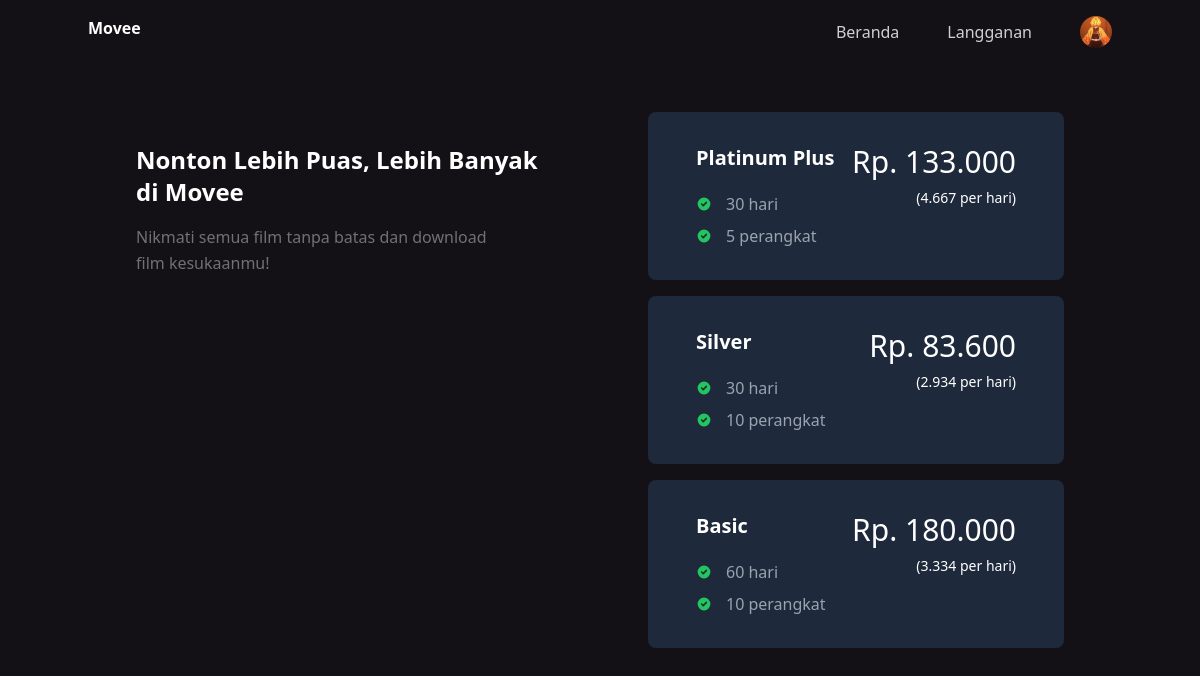
/subscribe.php (signed in), run on the app's committed database.
### tables this page shows
CREATE TABLE `packages` (
  `id` int(11) NOT NULL,
  `name` varchar(100) DEFAULT NULL,
  `totalPrice` int(20) DEFAULT NULL,
  `days` int(4) DEFAULT NULL,
  `discount` int(11) DEFAULT NULL,
  `devices` int(2) DEFAULT NULL
);

### utils/utils.php (called while the page is built)
<?php
    function getPrice($price, $discount) {
        $disc = ($discount/100) * $price;
        return format($price - $disc);
    }
    function getPerDay($price, $days) {
        return format(ceil($price / $days));
    }
    function format($price) {
        return number_format($price, 0, '', '.');
    }

### subscribe.php (the view, shortened to what this page needs)
<?php
include 'utils/connection.php';
include 'utils/utils.php';
$packages = mysqli_query($conn, "SELECT * FROM packages");
?>
<!DOCTYPE html>
<html lang="en">
<head>
    <script src="https://cdn.tailwindcss.com"></script>
</head>
<body class="bg-[#131116]">
    <div class="w-screen py-4 fixed top-0 left-0 z-20">
        <div class="container mx-auto flex justify-between">
            <p class="text-white font-semibold">Movee</p>
            <ul class="flex gap-12 text-white/80 items-center">
                <li>
                    <a href="index.php">Beranda</a>
                </li>
                <li>
                    <a href="subscribe.php">Langganan</a>
                </li>
                <li>
                <?php if(isset($_SESSION['hasLogin'])) : ?>
                    <img src="./assets/images/<?= $_SESSION['image'] ?>" class="h-8 w-8 rounded-full"/>
                <?php else : ?>
                    <a href="login.php" class="block px-6 py-2 rounded bg-purple-800 text-white">Masuk</a>
                <?php endif; ?>
                </li>
            </ul>
        </div>
    </div>
    <div class="container mx-auto flex flex-col md:flex-row justify-between w-full h-fit mt-16">
        <div class="flex-1 p-12 pt-20">
            <h1 class="font-semibold text-white text-2xl mb-4">Nonton Lebih Puas, Lebih Banyak di Movee</h1>
            <p class="text-white/40 max-w-[380px] leading-relaxed">Nikmati semua film tanpa batas dan download film kesukaanmu!</p>
        </div>
        <div class="flex-1 flex flex-col gap-4 p-12">
            <?php while ($package = mysqli_fetch_array($packages)) : ?>
                <div class="bg-slate-800 hover:bg-gray-700 px-12 py-8 rounded-lg hover:shadow-gray-200 duration-150 ease-in text-white">
                    <div class="flex justify-between">
                        <a href="payment.php?id=<?= $package['id'] ?>" class="text-xl font-semibold mb-4"><?= $package['name'] ?></a>
                        <div class="flex flex-col items-end">
                            <p class="text-3xl mb-2">Rp. <?= getPrice($package['totalPrice'], $package['discount']) ?></p>
                            <p class="text-sm">(<?= getPerDay($package['totalPrice'], $package['days']) ?> per hari)</p>
                        </div>
                    </div>
                    <ul class="-mt-4 list-inside">
                        <li class="text-gray-400 mb-2 flex items-center gap-2">
                            <p><?= $package['days'] ?> hari</p>
                        </li>
                        <li class="text-gray-400 flex items-center gap-2">
                            <p><?= $package['devices'] ?> perangkat</p>
                        </li>
                    </ul>
                </div>
            <?php endwhile; ?>
        </div>
    </div>
</body>
</html>

### data on the page
packages: name "Platinum Plus", totalPrice+discount "133.000", getPerDay($package['totalPrice'], $package['days']) "4.667", days "30", devices "5"
packages: name "Silver", totalPrice+discount "83.600", getPerDay($package['totalPrice'], $package['days']) "2.934", days "30", devices "10"
packages: name "Basic", totalPrice+discount "180.000", getPerDay($package['totalPrice'], $package['days']) "3.334", days "60", devices "10"
